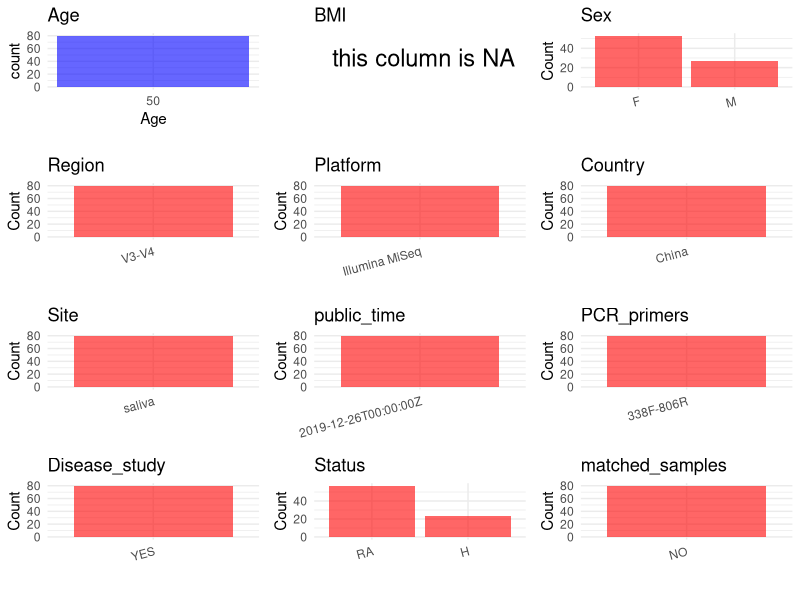

Source code (R): (Note: this script raises an error after producing the figure.)
## ---- chunk 1
# Load necessary libraries
library(dplyr)
library(ggplot2)
library(cowplot)

# Set working directory (update this path to your local directory)
setwd("D:/studylearning/董彪师兄项目/任务/修改20250922/PRJNA578951")

# Read the initial metadata files
initial_meta<-read.csv("SraRunTable.csv",header = T)

# Display the first few rows of the metadata
head(initial_meta)
## ---- chunk 2
# Create a uniform metadata dataframe
metadata <- data.frame(
  BioProject = initial_meta$BioProject,
  Run = initial_meta$Run,
  sample_name = initial_meta$Sample.Name,
  Age = initial_meta$Host_age,
  BMI = NA_character_,
  Sex=initial_meta$host_sex,
  Region = "V3-V4",
  Platform = initial_meta$Instrument,
  Country = "China",
  Site = initial_meta$isolation_source,
  public_time = initial_meta$ReleaseDate,
  stringsAsFactors = FALSE
)
## ---- chunk 3
# Add information obtained from the publication
metadata$PCR_primers <- "338F-806R"  # Update based on the publication
metadata$title <- "Oral Microbiota Perturbations Are Linked to High Risk for Rheumatoid Arthritis"
metadata$Disease_study <- "YES"
metadata <- metadata %>% mutate(Status=case_when(grepl("trim.sH",sample_name)~"H",grepl("trim.sp",sample_name)~"RA",grepl("trim.sR",sample_name)~"RA"))
metadata <- metadata %>% 
  mutate(Sex = case_when(
    grepl("f",Sex)~"F",
    grepl("m",Sex)~"M"
  ))

#extract subject id by remove prefix of sample_name
#metadata$sample_name <- gsub("T|CR|CS|C|N|S", "", metadata$sample_name)

# Check initial data distribution
cat("Initial sample distribution:\n")
table(metadata$sample_name)
table(metadata$Site)

# Calculate sampling frequency per subject
sample_counts <- table(metadata$sample_name)
cat("\nNumber of samples per subject:\n")
print(sample_counts)

# Create matched_samples column
metadata$matched_samples <- ifelse(metadata$sample_name %in% names(sample_counts[sample_counts >= 2]), "YES", "NO")

cat("\nMatched samples distribution:\n")
table(metadata$matched_samples)

# Identify samples for removal: single samples excluding saliva
single_samples <- names(sample_counts[sample_counts == 1])
samples_to_remove <- metadata$sample_name %in% single_samples & !(metadata$Site %in% c("saliva"))

cat("\nNumber of samples to be removed:", sum(samples_to_remove), "\n")

# Remove identified samples
metadata_clean <- metadata[!samples_to_remove, ]

cat("\nFinal sample distribution after cleaning:\n")
table(metadata_clean$sample_name)
table(metadata_clean$Site)
table(metadata_clean$matched_samples)

# Use cleaned dataset for subsequent analysis
metadata <- metadata_clean
## ---- chunk 4
# Check the number of unique runs and sample names
print(paste("Number of unique runs:", length(unique(metadata$Run))))
print(paste("Number of unique sample names:", length(unique(metadata$sample_name))))
## ---- chunk 5
# Select columns for visualization
plot_data <- metadata %>%
  select(-BioProject, -Run, -sample_name, -title)

# Function to create simple plots for each column
create_simple_plots <- function(data) {
  plots <- list()
  
  for (col in colnames(data)) {
    # Check if the column is all NA
    if (all(is.na(data[[col]]))) {
      # Create an empty plot with text indicating all NA
      p <- ggplot() +
        annotate("text", x = 0.5, y = 0.5, label = "this column is NA", size = 6) +
        labs(title = col) +
        theme_void()
    } else if (is.numeric(data[[col]])) {
      # Numeric variable: histogram
      p <- ggplot(data, aes(x = .data[[col]])) +
        geom_histogram(fill = "blue", alpha = 0.6, bins = 20, na.rm = TRUE) +
        labs(title = col) +
        theme_minimal()+scale_x_continuous(breaks = 50) 
    } else {
      # Categorical variable: bar plot (remove NA values)
      count_data <- as.data.frame(table(data[[col]], useNA = "ifany"))
      p <- ggplot(count_data, aes(x = reorder(Var1, -Freq), y = Freq)) +
        geom_col(fill = "red", alpha = 0.6) +
        labs(title = col, x = NULL, y = "Count") +
        theme_minimal() +
        theme(axis.text.x = element_text(angle = 15, hjust = 1))
    }
    plots[[col]] <- p
  }
  
  return(plots)
}

# Generate and arrange plots
plots <- create_simple_plots(plot_data)
p<-plot_grid(plots$Age, 
          plots$BMI, 
          plots$Sex, 
          plots$Region, 
          plots$Platform, 
          plots$Country, 
          plots$Site,
          plots$public_time, 
          plots$PCR_primers,
          plots$Disease_study,
          plots$Status,
          plots$matched_samples,# add 
          ncol = 3, align = "hv", axis = "lb")
ggsave("Metadata_Summary.png", plot = p, width = 8, height = 6, dpi = 150, bg = "white")
## ---- chunk 6
knitr::include_graphics("Metadata_Summary.png")
## ---- chunk 7
# Reorder columns to match the desired format
metadata <- metadata[, c(
  "BioProject", "Run", "sample_name", "Age", "BMI", "Sex", 
  "Region", "Platform", "Country", "Site", "public_time", 
  "PCR_primers", "title", "Disease_study", "Status","matched_samples"
)]

# Export the uniform metadata to a CSV file
write.csv(metadata, file = "metadata.csv", quote = FALSE)
head(metadata)
